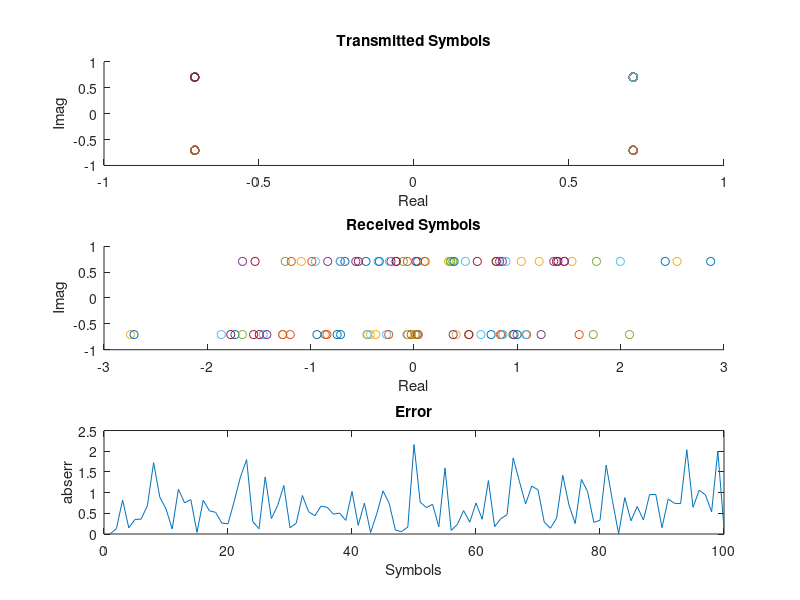

Source code (MATLAB):
clear all;
close all;
P = 1;
iter = 100;
err_vec = []
for x=1:1:iter
    const = [1/sqrt(2) + (1/sqrt(2))*1i, 1/sqrt(2) - (1/sqrt(2))*1i,-1/sqrt(2) + (1/sqrt(2))*1i, -1/sqrt(2) - (1/sqrt(2))*1i];
    m = const(randi(4));
    func_transmit = sqrt(P)*m;
    func_received = func_transmit + randn(1,1);
    err = abs(func_transmit-func_received);
    err_vec(x) = err;
    subplot(311);
    scatter(real(func_transmit),imag(func_transmit));
    title('Transmitted Symbols');
    xlabel('Real')
    ylabel('Imag')
    hold on
    subplot(312);
    scatter(real(func_received),imag(func_received));
    title('Received Symbols');
     xlabel('Real')
    ylabel('Imag')
    hold on
    pause(0.1)
end

symb = 1:1:iter;
subplot(313);
plot(symb,err_vec);
title('Error');
xlabel('Symbols');
ylabel('abserr');
    